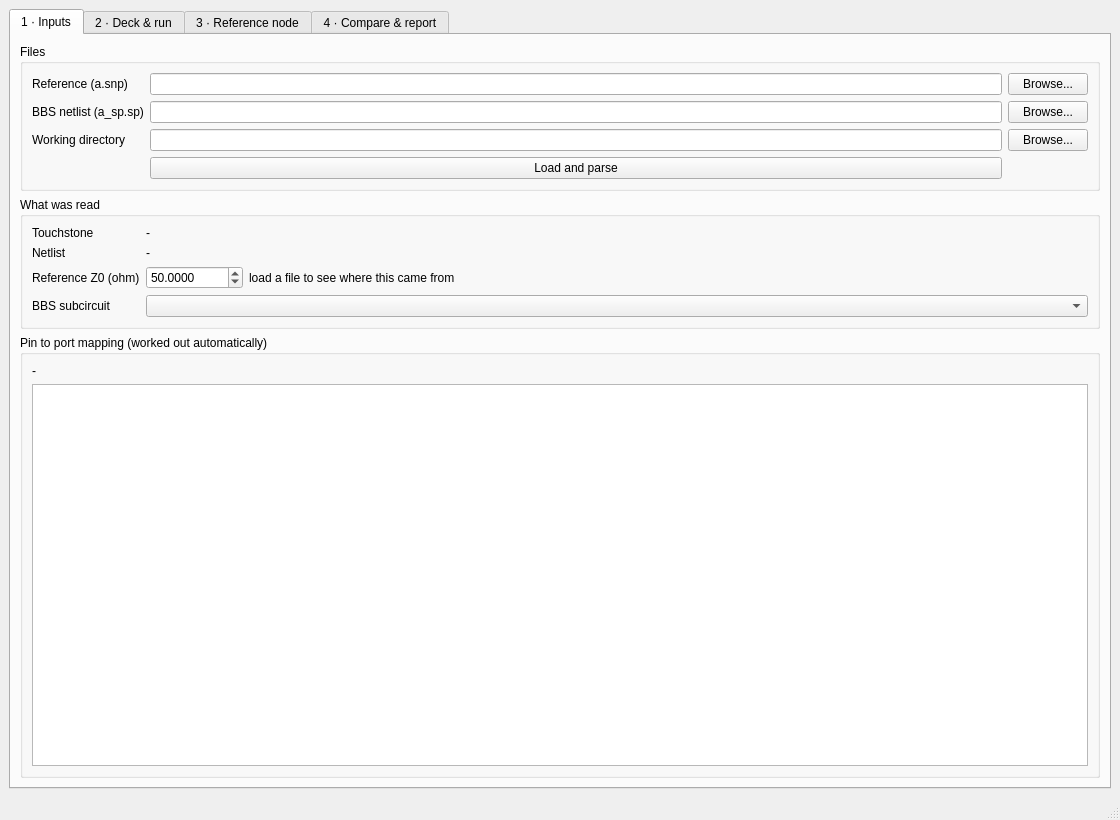
<?xml version="1.0" encoding="UTF-8"?>
<ui version="4.0">
 <class>MainWindow</class>
 <widget class="QMainWindow" name="MainWindow">
  <property name="geometry">
   <rect><x>0</x><y>0</y><width>1120</width><height>820</height></rect>
  </property>
  <property name="windowTitle">
   <string>sparabbs - BBS conversion checker</string>
  </property>
  <widget class="QWidget" name="centralwidget">
   <layout class="QVBoxLayout" name="rootLayout">
    <item>
     <widget class="QTabWidget" name="tabs">
      <property name="currentIndex"><number>0</number></property>

      <widget class="QWidget" name="tabInput">
       <attribute name="title"><string>1 &#183; Inputs</string></attribute>
       <layout class="QVBoxLayout" name="inputLayout" stretch="0,0,1">
        <item>
         <widget class="QGroupBox" name="boxFiles">
          <property name="title"><string>Files</string></property>
          <layout class="QGridLayout" name="filesGrid">
           <item row="0" column="0">
            <widget class="QLabel" name="lblSnp"><property name="text"><string>Reference (a.snp)</string></property></widget>
           </item>
           <item row="0" column="1"><widget class="QLineEdit" name="editSnp"/></item>
           <item row="0" column="2">
            <widget class="QPushButton" name="btnBrowseSnp"><property name="text"><string>Browse...</string></property></widget>
           </item>
           <item row="1" column="0">
            <widget class="QLabel" name="lblBbs"><property name="text"><string>BBS netlist (a_sp.sp)</string></property></widget>
           </item>
           <item row="1" column="1"><widget class="QLineEdit" name="editBbs"/></item>
           <item row="1" column="2">
            <widget class="QPushButton" name="btnBrowseBbs"><property name="text"><string>Browse...</string></property></widget>
           </item>
           <item row="2" column="0">
            <widget class="QLabel" name="lblOut"><property name="text"><string>Working directory</string></property></widget>
           </item>
           <item row="2" column="1"><widget class="QLineEdit" name="editOutDir"/></item>
           <item row="2" column="2">
            <widget class="QPushButton" name="btnBrowseOut"><property name="text"><string>Browse...</string></property></widget>
           </item>
           <item row="3" column="1">
            <widget class="QPushButton" name="btnLoad"><property name="text"><string>Load and parse</string></property></widget>
           </item>
          </layout>
         </widget>
        </item>
        <item>
         <widget class="QGroupBox" name="boxParsed">
          <property name="title"><string>What was read</string></property>
          <layout class="QGridLayout" name="parsedGrid">
           <item row="0" column="0">
            <widget class="QLabel" name="lblSnpCap"><property name="text"><string>Touchstone</string></property></widget>
           </item>
           <item row="0" column="1">
            <widget class="QLabel" name="lblSnpInfo"><property name="text"><string>-</string></property></widget>
           </item>
           <item row="1" column="0">
            <widget class="QLabel" name="lblBbsCap"><property name="text"><string>Netlist</string></property></widget>
           </item>
           <item row="1" column="1">
            <widget class="QLabel" name="lblBbsInfo"><property name="text"><string>-</string></property></widget>
           </item>
           <item row="2" column="0">
            <widget class="QLabel" name="lblZ0Cap"><property name="text"><string>Reference Z0 (ohm)</string></property></widget>
           </item>
           <item row="2" column="1">
            <layout class="QHBoxLayout" name="z0Row">
             <item>
              <widget class="QDoubleSpinBox" name="spinZ0">
               <property name="decimals"><number>4</number></property>
               <property name="minimum"><double>0.000100</double></property>
               <property name="maximum"><double>100000.000000</double></property>
               <property name="value"><double>50.000000</double></property>
              </widget>
             </item>
             <item>
              <widget class="QLabel" name="lblZ0Src">
               <property name="text"><string>load a file to see where this came from</string></property>
              </widget>
             </item>
             <item><spacer name="z0Spacer"><property name="orientation"><enum>Qt::Horizontal</enum></property>
              <property name="sizeHint" stdset="0"><size><width>40</width><height>20</height></size></property></spacer></item>
            </layout>
           </item>
           <item row="3" column="0">
            <widget class="QLabel" name="lblSubcktCap"><property name="text"><string>BBS subcircuit</string></property></widget>
           </item>
           <item row="3" column="1"><widget class="QComboBox" name="comboSubckt"/></item>
          </layout>
         </widget>
        </item>
        <item>
         <widget class="QGroupBox" name="boxPins">
          <property name="title">
           <string>Pin to port mapping (worked out automatically)</string>
          </property>
          <layout class="QVBoxLayout" name="pinsLayout" stretch="0,1">
           <item>
            <widget class="QLabel" name="lblMappingNotes">
             <property name="wordWrap"><bool>true</bool></property>
             <property name="text"><string>-</string></property>
            </widget>
           </item>
           <item>
            <widget class="QPlainTextEdit" name="textMapping">
             <property name="readOnly"><bool>true</bool></property>
            </widget>
           </item>
          </layout>
         </widget>
        </item>
       </layout>
      </widget>

      <widget class="QWidget" name="tabRun">
       <attribute name="title"><string>2 &#183; Deck &amp;&amp; run</string></attribute>
       <layout class="QVBoxLayout" name="runLayout" stretch="0,0,1,0">
        <item>
         <widget class="QGroupBox" name="boxRunCfg">
          <property name="title"><string>Simulator</string></property>
          <layout class="QGridLayout" name="runGrid">
           <item row="0" column="0">
            <widget class="QLabel" name="lblCmd"><property name="text"><string>Command</string></property></widget>
           </item>
           <item row="0" column="1"><widget class="QLineEdit" name="editCmd"/></item>
           <item row="0" column="2">
            <widget class="QLabel" name="lblCpu"><property name="text"><string>CPUs</string></property></widget>
           </item>
           <item row="0" column="3">
            <widget class="QSpinBox" name="spinCpu">
             <property name="minimum"><number>1</number></property>
             <property name="maximum"><number>256</number></property>
             <property name="value"><number>4</number></property>
            </widget>
           </item>
           <item row="1" column="0">
            <widget class="QLabel" name="lblMaxPts"><property name="text"><string>Max sweep points (0 = all)</string></property></widget>
           </item>
           <item row="1" column="1">
            <widget class="QSpinBox" name="spinMaxPoints">
             <property name="maximum"><number>1000000</number></property>
             <property name="value"><number>0</number></property>
            </widget>
           </item>
           <item row="1" column="2" colspan="2">
            <widget class="QLabel" name="lblCmdHint">
             <property name="text"><string>{deck} {deck_abs} {cpu} {dir} are substituted</string></property>
            </widget>
           </item>
          </layout>
         </widget>
        </item>
        <item>
         <layout class="QHBoxLayout" name="runButtons">
          <item><widget class="QPushButton" name="btnGenDeck"><property name="text"><string>Generate deck</string></property></widget></item>
          <item><widget class="QPushButton" name="btnRun"><property name="text"><string>Run SPICE</string></property></widget></item>
          <item><widget class="QPushButton" name="btnStop"><property name="text"><string>Stop</string></property>
           <property name="enabled"><bool>false</bool></property></widget></item>
          <item><spacer name="runSpacer"><property name="orientation"><enum>Qt::Horizontal</enum></property>
           <property name="sizeHint" stdset="0"><size><width>40</width><height>20</height></size></property></spacer></item>
         </layout>
        </item>
        <item>
         <widget class="QSplitter" name="runSplitter">
          <property name="orientation"><enum>Qt::Vertical</enum></property>
          <widget class="QGroupBox" name="boxDeck">
           <property name="title"><string>Deck preview</string></property>
           <layout class="QVBoxLayout" name="deckLayout">
            <item><widget class="QPlainTextEdit" name="textDeck"/></item>
           </layout>
          </widget>
          <widget class="QGroupBox" name="boxLog">
           <property name="title"><string>Run log</string></property>
           <layout class="QVBoxLayout" name="logLayout">
            <item><widget class="QPlainTextEdit" name="textLog"/></item>
           </layout>
          </widget>
         </widget>
        </item>
        <item>
         <layout class="QHBoxLayout" name="resultRow">
          <item><widget class="QLabel" name="lblResult"><property name="text"><string>S-parameters produced</string></property></widget></item>
          <item><widget class="QLineEdit" name="editResultSnp"/></item>
          <item><widget class="QPushButton" name="btnBrowseResult"><property name="text"><string>Browse...</string></property></widget></item>
         </layout>
        </item>
       </layout>
      </widget>

      <widget class="QWidget" name="tabRef">
       <attribute name="title"><string>3 &#183; Reference node</string></attribute>
       <layout class="QVBoxLayout" name="refLayout" stretch="0,0,1,0">
        <item>
         <widget class="QLabel" name="lblRefIntro">
          <property name="wordWrap"><bool>true</bool></property>
          <property name="text">
           <string>Choose how the raw N-port is referenced before Z is computed. The same transform is applied to both networks, so the comparison stays like-for-like.</string>
          </property>
         </widget>
        </item>
        <item>
         <layout class="QHBoxLayout" name="refModeRow">
          <item><widget class="QLabel" name="lblRefMode"><property name="text"><string>Mode</string></property></widget></item>
          <item><widget class="QComboBox" name="comboRefMode"/></item>
          <item><spacer name="refSpacer"><property name="orientation"><enum>Qt::Horizontal</enum></property>
           <property name="sizeHint" stdset="0"><size><width>40</width><height>20</height></size></property></spacer></item>
         </layout>
        </item>
        <item>
         <widget class="QGroupBox" name="boxRefPorts">
          <property name="title"><string>Ports</string></property>
          <layout class="QVBoxLayout" name="refPortsLayout">
           <item><widget class="QListWidget" name="listRefPorts"/></item>
          </layout>
         </widget>
        </item>
        <item>
         <widget class="QLabel" name="lblRefDesc">
          <property name="wordWrap"><bool>true</bool></property>
          <property name="text"><string>-</string></property>
         </widget>
        </item>
       </layout>
      </widget>

      <widget class="QWidget" name="tabCompare">
       <attribute name="title"><string>4 &#183; Compare &amp;&amp; report</string></attribute>
       <layout class="QVBoxLayout" name="cmpLayout" stretch="0,0,1">
        <item>
         <widget class="QGroupBox" name="boxCriteria">
          <property name="title"><string>Pass / fail criteria</string></property>
          <layout class="QGridLayout" name="critGrid">
           <item row="0" column="0"><widget class="QLabel" name="lblMagErr"><property name="text"><string>max |Z| error (% of band peak)</string></property></widget></item>
           <item row="0" column="1"><widget class="QDoubleSpinBox" name="spinMagErr">
            <property name="maximum"><double>1000.000000</double></property><property name="value"><double>5.000000</double></property></widget></item>
           <item row="0" column="2"><widget class="QLabel" name="lblErrDb"><property name="text"><string>max error (dB)</string></property></widget></item>
           <item row="0" column="3"><widget class="QDoubleSpinBox" name="spinErrDb">
            <property name="decimals"><number>3</number></property><property name="maximum"><double>100.000000</double></property>
            <property name="value"><double>0.500000</double></property></widget></item>
           <item row="1" column="0"><widget class="QLabel" name="lblPhase"><property name="text"><string>max phase error (deg)</string></property></widget></item>
           <item row="1" column="1"><widget class="QDoubleSpinBox" name="spinPhase">
            <property name="maximum"><double>180.000000</double></property><property name="value"><double>5.000000</double></property></widget></item>
           <item row="1" column="2"><widget class="QLabel" name="lblPeakShift"><property name="text"><string>max peak shift (%)</string></property></widget></item>
           <item row="1" column="3"><widget class="QDoubleSpinBox" name="spinPeakShift">
            <property name="maximum"><double>1000.000000</double></property><property name="value"><double>2.000000</double></property></widget></item>
           <item row="2" column="0"><widget class="QLabel" name="lblPeakMag"><property name="text"><string>max peak |Z| error (%)</string></property></widget></item>
           <item row="2" column="1"><widget class="QDoubleSpinBox" name="spinPeakMag">
            <property name="maximum"><double>1000.000000</double></property><property name="value"><double>10.000000</double></property></widget></item>
           <item row="2" column="2"><widget class="QLabel" name="lblAlign"><property name="text"><string>Frequency grid</string></property></widget></item>
           <item row="2" column="3"><widget class="QComboBox" name="comboAlign"/></item>
           <item row="3" column="0" colspan="2">
            <widget class="QCheckBox" name="chkGateChecks">
             <property name="text"><string>Fail on passivity / reciprocity violations</string></property>
            </widget>
           </item>
           <item row="3" column="2" colspan="2">
            <widget class="QCheckBox" name="chkFullMatrix">
             <property name="text"><string>Compare the full matrix, not just the upper triangle</string></property>
            </widget>
           </item>
          </layout>
         </widget>
        </item>
        <item>
         <layout class="QHBoxLayout" name="cmpButtons">
          <item><widget class="QPushButton" name="btnCompare"><property name="text"><string>Compare</string></property></widget></item>
          <item><widget class="QPushButton" name="btnSaveXml"><property name="text"><string>Save XML...</string></property></widget></item>
          <item><widget class="QPushButton" name="btnSaveJunit"><property name="text"><string>Save JUnit XML...</string></property></widget></item>
          <item><widget class="QPushButton" name="btnPlot"><property name="text"><string>Plot selected term</string></property></widget></item>
          <item><widget class="QLabel" name="lblVerdict"><property name="text"><string>-</string></property></widget></item>
          <item><spacer name="cmpSpacer"><property name="orientation"><enum>Qt::Horizontal</enum></property>
           <property name="sizeHint" stdset="0"><size><width>40</width><height>20</height></size></property></spacer></item>
         </layout>
        </item>
        <item>
         <widget class="QSplitter" name="cmpSplitter">
          <property name="orientation"><enum>Qt::Horizontal</enum></property>
          <widget class="QTreeWidget" name="treeResult">
           <column><property name="text"><string>Term</string></property></column>
          </widget>
          <widget class="QPlainTextEdit" name="textXml">
           <property name="readOnly"><bool>true</bool></property>
          </widget>
         </widget>
        </item>
       </layout>
      </widget>

     </widget>
    </item>
   </layout>
  </widget>
  <widget class="QStatusBar" name="statusbar"/>
 </widget>
 <resources/>
 <connections/>
</ui>
